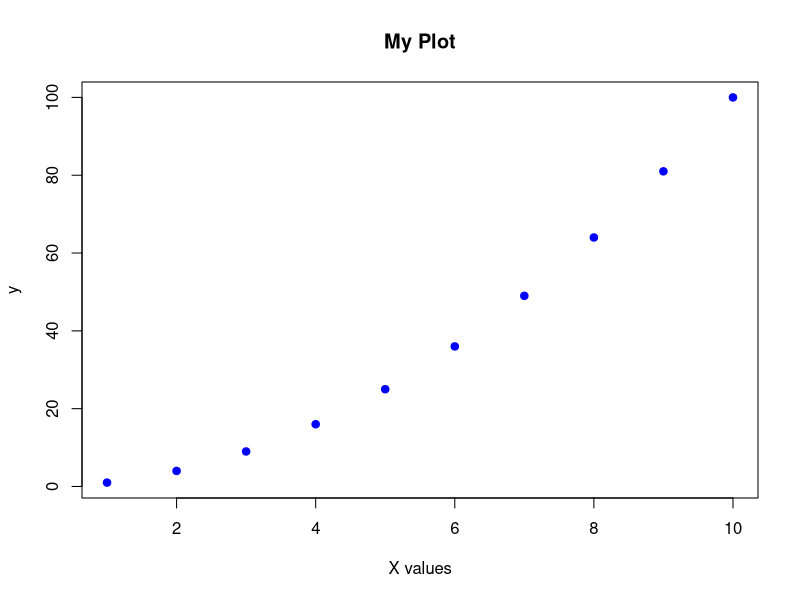

The R script that drew this image:
## -----------------------------------------------------------------------------
#| include: false

invisible(NULL)
library(dplyr)
library(ggplot2)


## -----------------------------------------------------------------------------
#| echo: true
#| eval: false

# function_name <- function(arg1, arg2, ...) {
#   # Function body: code that does something
#   result <- arg1 + arg2
# 
#   # Return value (implicit or explicit)
#   return(result)
# }


## -----------------------------------------------------------------------------
#| echo: true

# Function to calculate the mean of squared deviations
mean_squared_deviation <- function(x) {
  mean_x <- mean(x)
  squared_devs <- (x - mean_x)^2
  result <- mean(squared_devs)
  return(result)
}

# Test it
values <- c(2, 4, 6, 8, 10)
mean_squared_deviation(values)

# Compare to variance
var(values) * (length(values) - 1) / length(values)


## -----------------------------------------------------------------------------
#| echo: true

# Implicit return
add_implicit <- function(a, b) {
  a + b
}

# Explicit return
add_explicit <- function(a, b) {
  result <- a + b
  return(result)
}

add_implicit(3, 5)
add_explicit(3, 5)


## -----------------------------------------------------------------------------
#| echo: true

# Function with default argument
greet <- function(name, greeting = "Hello") {
  paste(greeting, name)
}

greet("Alice")
greet("Bob", greeting = "Hi")


## -----------------------------------------------------------------------------
#| echo: true

# Z-score standardization
standardize <- function(x, na.rm = TRUE) {
  mean_x <- mean(x, na.rm = na.rm)
  sd_x <- sd(x, na.rm = na.rm)
  z <- (x - mean_x) / sd_x
  return(z)
}

# Test it
test_data <- c(10, 20, 30, 40, 50, NA)
standardize(test_data)

# The standardized values have mean 0 and sd 1
mean(standardize(test_data), na.rm = TRUE)
sd(standardize(test_data), na.rm = TRUE)


## -----------------------------------------------------------------------------
#| echo: true

# Function that passes arguments to mean()
calculate_mean <- function(x, ...) {
  mean(x, ...)
}

# Now we can pass na.rm, trim, etc. to mean()
data_with_na <- c(1, 2, 3, NA, 5)
calculate_mean(data_with_na, na.rm = TRUE)
calculate_mean(data_with_na, na.rm = TRUE, trim = 0.1)


## -----------------------------------------------------------------------------
#| echo: true

# Create a custom plotting function that passes extra args to plot()
my_scatter <- function(x, y, ...) {
  plot(x, y, pch = 19, col = "blue", ...)
}

my_scatter(1:10, (1:10) ^ 2,
           main = "My Plot", xlab = "X values")  # With labels


## -----------------------------------------------------------------------------
#| echo: true
#| eval: false

# df$x1 <- (df$x1 - mean(df$x1)) / sd(df$x1)
# df$x2 <- (df$x2 - mean(df$x2)) / sd(df$x2)
# df$x3 <- (df$x3 - mean(df$x3)) / sd(df$x3)


## -----------------------------------------------------------------------------
#| echo: true
#| eval: false

# standardize <- function(x) {
#   (x - mean(x)) / sd(x)
# }
# 
# df$x1 <- standardize(df$x1)
# df$x2 <- standardize(df$x2)
# df$x3 <- standardize(df$x3)


## -----------------------------------------------------------------------------
#| echo: true
#| eval: false

# # Load data
# data <- read.csv("raw_data.csv")
# 
# # Clean data
# data$x <- ifelse(data$x < 0, NA, data$x)
# data$y <- log(data$y + 1)
# data <- data[complete.cases(data), ]
# 
# # Analyze
# model <- lm(y ~ x, data = data)
# summary(model)
# 
# # Visualize
# plot(data$x, data$y)
# abline(model, col = "red")


## -----------------------------------------------------------------------------
#| echo: true
#| eval: false

# # Step 1: Load data
# load_raw_data <- function(filepath) {
#   read.csv(filepath)
# }
# 
# # Step 2: Clean data
# clean_data <- function(data) {
#   data |>
#     mutate(
#       x = ifelse(x < 0, NA, x),
#       y = log(y + 1)
#     ) |>
#     filter(complete.cases(data))
# }
# 
# # Step 3: Fit model
# fit_model <- function(data) {
#   lm(y ~ x, data = data)
# }
# 
# # Step 4: Create plot
# plot_results <- function(data, model) {
#   ggplot(data, aes(x = x, y = y)) +
#     geom_point() +
#     geom_smooth(method = "lm", color = "red")
# }


## -----------------------------------------------------------------------------
#| echo: true
#| eval: false

# # Load
# data <- load_raw_data("raw_data.csv")
# 
# # Clean
# data_clean <- clean_data(data)
# 
# # Analyze
# model <- fit_model(data_clean)
# 
# # Visualize
# plot_results(data_clean, model)


## -----------------------------------------------------------------------------
#| echo: true

# Good: clear name, single purpose, documented
#' Calculate the coefficient of variation
#' 
#' @param x A numeric vector
#' @param na.rm Logical; should missing values be removed?
#' @return The coefficient of variation (sd/mean)
coefficient_of_variation <- function(x, na.rm = TRUE) {
  sd(x, na.rm = na.rm) / mean(x, na.rm = na.rm)
}


## -----------------------------------------------------------------------------
#| echo: true
#| eval: false

# # Main analysis pipeline
# source("R/01_load.R")
# source("R/02_clean.R")
# source("R/03_analyze.R")
# source("R/04_visualize.R")
# 
# # Load data
# raw_data <- load_raw_data("data/raw/survey_data.csv")
# 
# # Clean data
# clean_data <- clean_survey_data(raw_data)
# 
# # Analyze
# summary_stats <- calculate_summary_statistics(clean_data)
# model_results <- fit_regression_model(clean_data)
# 
# # Visualize
# plot_distribution(clean_data, "age")
# plot_regression_results(clean_data, model_results)
# 
# # Save results
# save_results(summary_stats, "output/tables/summary_stats.csv")
# save_plot(last_plot(), "output/figures/regression_plot.png")


## -----------------------------------------------------------------------------
#| echo: true

#' Calculate standardized effect size (Cohen's d)
#'
#' @param group1 Numeric vector for group 1
#' @param group2 Numeric vector for group 2
#' @param na.rm Logical; should missing values be removed? Default TRUE
#'
#' @return Numeric value representing Cohen's d effect size
#' @export
#'
#' @examples
#' group_a <- c(10, 12, 14, 16, 18)
#' group_b <- c(15, 17, 19, 21, 23)
#' cohens_d(group_a, group_b)
cohens_d <- function(group1, group2, na.rm = TRUE) {
  mean_diff <- mean(group1, na.rm = na.rm) - mean(group2, na.rm = na.rm)
  pooled_sd <- sqrt((var(group1, na.rm = na.rm) + var(group2, na.rm = na.rm)) / 2)
  return(mean_diff / pooled_sd)
}


## -----------------------------------------------------------------------------
#| echo: true
#| eval: false

# # BAD: modifies global variable
# process_data <- function() {
#   data <<- data |> filter(!is.na(x))  # Don't do this!
# }
# 
# # GOOD: returns a value
# process_data <- function(data) {
#   data |> filter(!is.na(x))
# }


## -----------------------------------------------------------------------------
#| echo: true
#| eval: false

# # BAD: does too many things
# analyze_everything <- function(data) {
#   # 100 lines of code doing loading, cleaning, analyzing, plotting...
# }
# 
# # GOOD: break into smaller functions
# load_data <- function(file) { ... }
# clean_data <- function(data) { ... }
# analyze_data <- function(data) { ... }
# plot_results <- function(results) { ... }


## -----------------------------------------------------------------------------
#| echo: true
#| eval: false

# # BAD
# f <- function(x, y) { ... }
# calc <- function(d) { ... }
# 
# # GOOD
# calculate_correlation <- function(variable1, variable2) { ... }
# summarize_by_group <- function(data) { ... }
